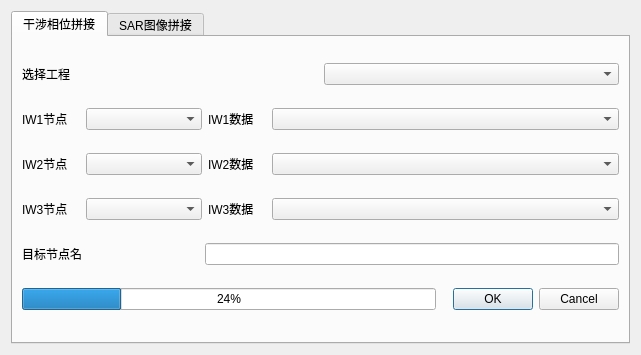
<?xml version="1.0" encoding="UTF-8"?>
<ui version="4.0">
 <class>S1SwathMerge</class>
 <widget class="QWidget" name="S1SwathMerge">
  <property name="geometry">
   <rect>
    <x>0</x>
    <y>0</y>
    <width>641</width>
    <height>355</height>
   </rect>
  </property>
  <property name="windowTitle">
   <string>哨兵一号子带拼接</string>
  </property>
  <property name="windowIcon">
   <iconset resource="../resources/SatExplorer.qrc">
    <normaloff>:/SatExplorer/icon/svg/swath_merge.svg</normaloff>:/SatExplorer/icon/svg/swath_merge.svg</iconset>
  </property>
  <layout class="QVBoxLayout" name="verticalLayout">
   <item>
    <widget class="QTabWidget" name="tabWidget">
     <property name="currentIndex">
      <number>0</number>
     </property>
     <widget class="QWidget" name="tab">
      <attribute name="title">
       <string>干涉相位拼接</string>
      </attribute>
      <layout class="QVBoxLayout" name="verticalLayout_2">
       <item>
        <layout class="QHBoxLayout" name="horizontalLayout" stretch="5,5">
         <item>
          <widget class="QLabel" name="label">
           <property name="text">
            <string>选择工程</string>
           </property>
          </widget>
         </item>
         <item>
          <widget class="QComboBox" name="comboBox_project"/>
         </item>
        </layout>
       </item>
       <item>
        <layout class="QHBoxLayout" name="horizontalLayout_2" stretch="1,2,1,6">
         <item>
          <widget class="QLabel" name="label_2">
           <property name="text">
            <string>IW1节点</string>
           </property>
          </widget>
         </item>
         <item>
          <widget class="QComboBox" name="comboBox_IW1_node"/>
         </item>
         <item>
          <widget class="QLabel" name="label_6">
           <property name="text">
            <string>IW1数据</string>
           </property>
          </widget>
         </item>
         <item>
          <widget class="QComboBox" name="comboBox_IW1_data"/>
         </item>
        </layout>
       </item>
       <item>
        <layout class="QHBoxLayout" name="horizontalLayout_3" stretch="1,2,1,6">
         <item>
          <widget class="QLabel" name="label_3">
           <property name="text">
            <string>IW2节点</string>
           </property>
          </widget>
         </item>
         <item>
          <widget class="QComboBox" name="comboBox_IW2_node"/>
         </item>
         <item>
          <widget class="QLabel" name="label_7">
           <property name="text">
            <string>IW2数据</string>
           </property>
          </widget>
         </item>
         <item>
          <widget class="QComboBox" name="comboBox_IW2_data"/>
         </item>
        </layout>
       </item>
       <item>
        <layout class="QHBoxLayout" name="horizontalLayout_4" stretch="1,2,1,6">
         <item>
          <widget class="QLabel" name="label_4">
           <property name="text">
            <string>IW3节点</string>
           </property>
          </widget>
         </item>
         <item>
          <widget class="QComboBox" name="comboBox_IW3_node"/>
         </item>
         <item>
          <widget class="QLabel" name="label_8">
           <property name="text">
            <string>IW3数据</string>
           </property>
          </widget>
         </item>
         <item>
          <widget class="QComboBox" name="comboBox_IW3_data"/>
         </item>
        </layout>
       </item>
       <item>
        <layout class="QHBoxLayout" name="horizontalLayout_5" stretch="3,7">
         <item>
          <widget class="QLabel" name="label_5">
           <property name="text">
            <string>目标节点名</string>
           </property>
          </widget>
         </item>
         <item>
          <widget class="QLineEdit" name="lineEdit_dstNode"/>
         </item>
        </layout>
       </item>
       <item>
        <layout class="QHBoxLayout" name="horizontalLayout_6" stretch="7,3">
         <item>
          <widget class="QProgressBar" name="progressBar">
           <property name="value">
            <number>24</number>
           </property>
          </widget>
         </item>
         <item>
          <widget class="QDialogButtonBox" name="buttonBox">
           <property name="standardButtons">
            <set>QDialogButtonBox::Cancel|QDialogButtonBox::Ok</set>
           </property>
          </widget>
         </item>
        </layout>
       </item>
      </layout>
     </widget>
     <widget class="QWidget" name="tab_2">
      <attribute name="title">
       <string>SAR图像拼接</string>
      </attribute>
      <layout class="QVBoxLayout" name="verticalLayout_3"/>
     </widget>
    </widget>
   </item>
  </layout>
 </widget>
 <resources>
  <include location="../resources/SatExplorer.qrc"/>
 </resources>
 <connections/>
</ui>
